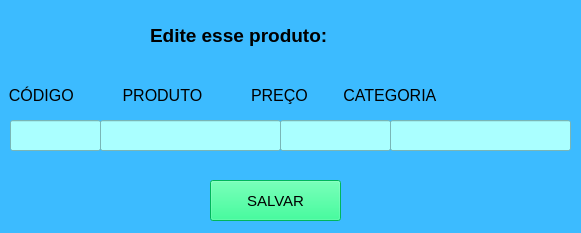
<?xml version="1.0" encoding="UTF-8"?>
<ui version="4.0">
 <class>MainWindow</class>
 <widget class="QMainWindow" name="MainWindow">
  <property name="geometry">
   <rect>
    <x>0</x>
    <y>0</y>
    <width>581</width>
    <height>233</height>
   </rect>
  </property>
  <property name="windowTitle">
   <string>MainWindow</string>
  </property>
  <property name="styleSheet">
   <string notr="true">background-color: rgb(60, 187, 255);</string>
  </property>
  <widget class="QWidget" name="centralwidget">
   <widget class="QLabel" name="label">
    <property name="geometry">
     <rect>
      <x>150</x>
      <y>20</y>
      <width>281</width>
      <height>31</height>
     </rect>
    </property>
    <property name="font">
     <font>
      <pointsize>14</pointsize>
      <weight>75</weight>
      <bold>true</bold>
     </font>
    </property>
    <property name="text">
     <string>Edite esse produto:</string>
    </property>
   </widget>
   <widget class="QLineEdit" name="lineEdit">
    <property name="geometry">
     <rect>
      <x>10</x>
      <y>120</y>
      <width>91</width>
      <height>31</height>
     </rect>
    </property>
    <property name="font">
     <font>
      <pointsize>10</pointsize>
     </font>
    </property>
    <property name="styleSheet">
     <string notr="true">background-color: rgb(170, 255, 255);</string>
    </property>
   </widget>
   <widget class="QLineEdit" name="lineEdit_2">
    <property name="geometry">
     <rect>
      <x>100</x>
      <y>120</y>
      <width>181</width>
      <height>31</height>
     </rect>
    </property>
    <property name="font">
     <font>
      <pointsize>10</pointsize>
     </font>
    </property>
    <property name="styleSheet">
     <string notr="true">background-color: rgb(170, 255, 255);</string>
    </property>
   </widget>
   <widget class="QLineEdit" name="lineEdit_3">
    <property name="geometry">
     <rect>
      <x>280</x>
      <y>120</y>
      <width>111</width>
      <height>31</height>
     </rect>
    </property>
    <property name="font">
     <font>
      <pointsize>10</pointsize>
     </font>
    </property>
    <property name="styleSheet">
     <string notr="true">background-color: rgb(170, 255, 255);</string>
    </property>
   </widget>
   <widget class="QLineEdit" name="lineEdit_4">
    <property name="geometry">
     <rect>
      <x>390</x>
      <y>120</y>
      <width>181</width>
      <height>31</height>
     </rect>
    </property>
    <property name="font">
     <font>
      <pointsize>10</pointsize>
     </font>
    </property>
    <property name="styleSheet">
     <string notr="true">background-color: rgb(170, 255, 255);</string>
    </property>
   </widget>
   <widget class="QLabel" name="label_2">
    <property name="geometry">
     <rect>
      <x>0</x>
      <y>80</y>
      <width>531</width>
      <height>31</height>
     </rect>
    </property>
    <property name="font">
     <font>
      <pointsize>12</pointsize>
     </font>
    </property>
    <property name="text">
     <string>  CÓDIGO           PRODUTO           PREÇO        CATEGORIA</string>
    </property>
   </widget>
   <widget class="QPushButton" name="btsalvar">
    <property name="geometry">
     <rect>
      <x>210</x>
      <y>180</y>
      <width>131</width>
      <height>41</height>
     </rect>
    </property>
    <property name="font">
     <font>
      <pointsize>11</pointsize>
      <weight>50</weight>
      <bold>false</bold>
     </font>
    </property>
    <property name="styleSheet">
     <string notr="true">background-color: rgb(0, 255, 127);</string>
    </property>
    <property name="text">
     <string>SALVAR</string>
    </property>
    <property name="flat">
     <bool>false</bool>
    </property>
   </widget>
  </widget>
 </widget>
 <resources/>
 <connections/>
</ui>
